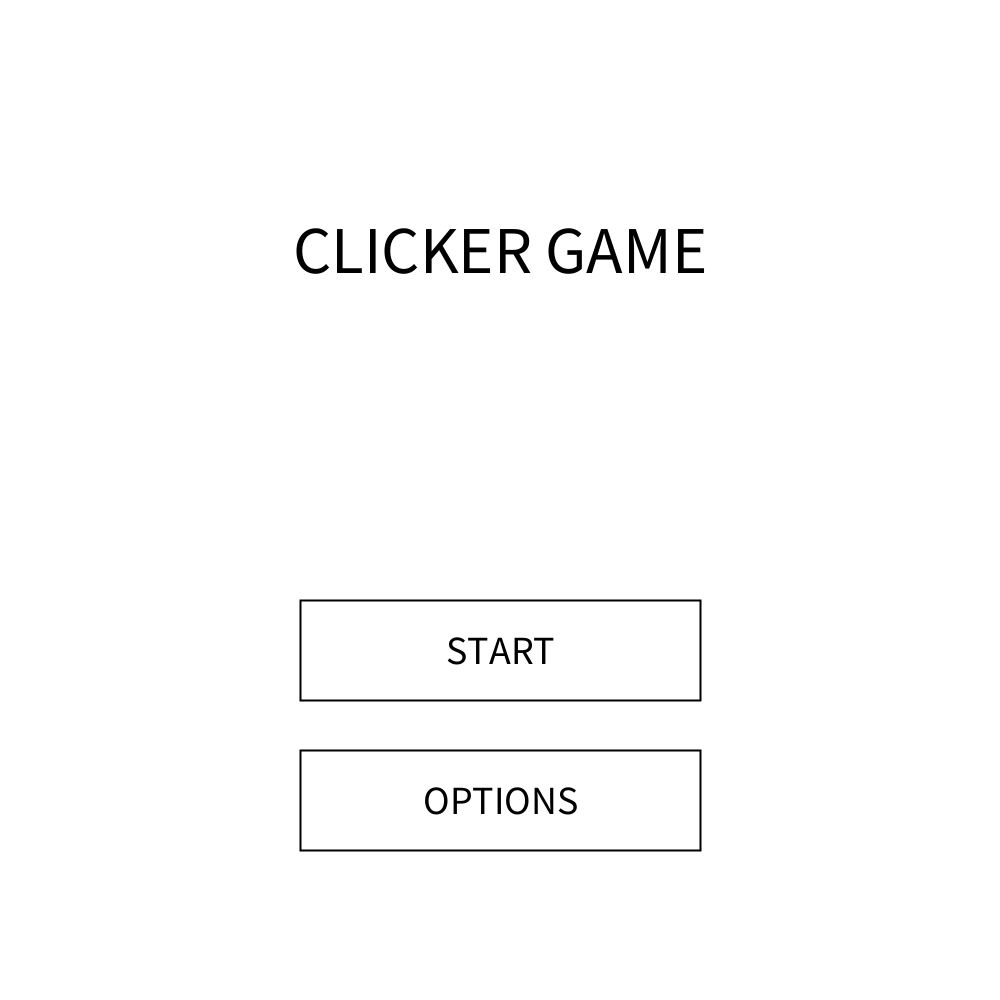
Frame 1 (no input)
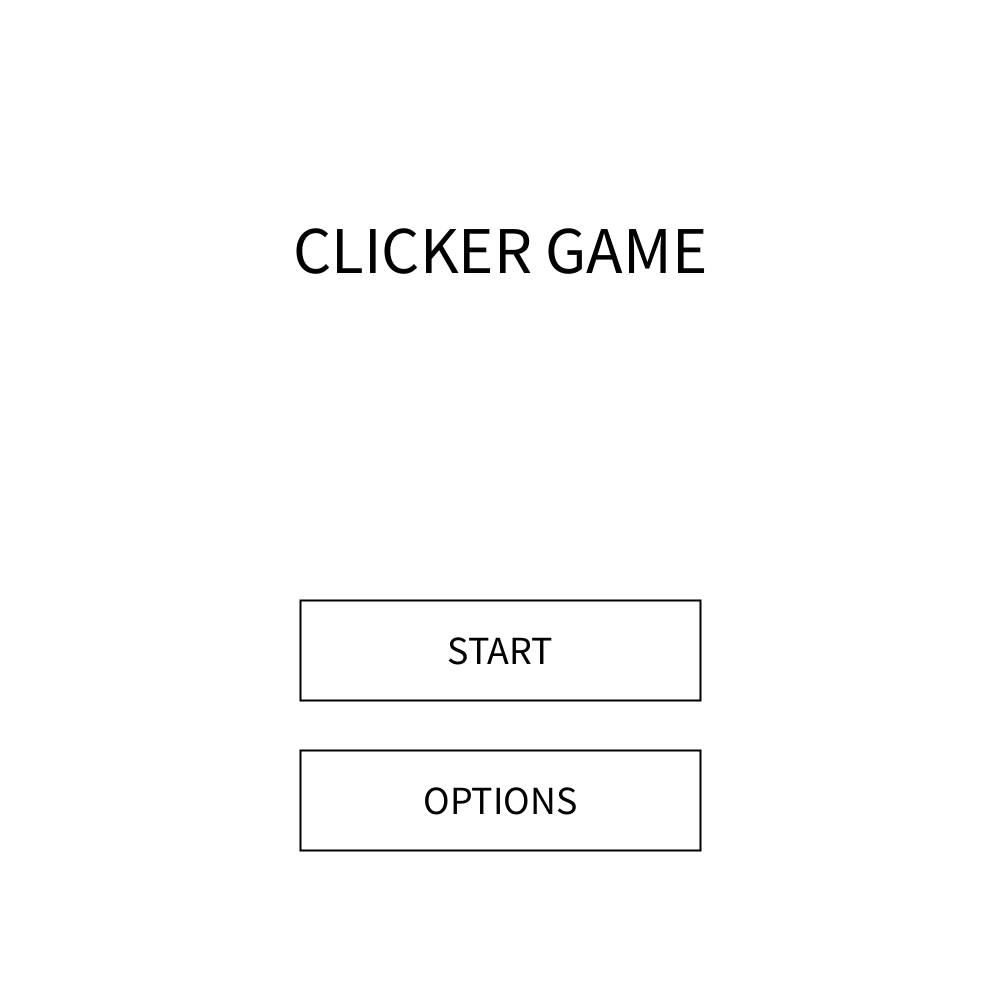
Frame 60 (the mouse pressed at the canvas centre just before this capture)
Frame 120 (the mouse held since frame 60 and released just before this capture): identical to frame 60, image omitted

The Processing sketch that drew these frames (run headless with seeded random() and noise(); from frame 60 on, the mouse is pressed at the canvas centre):

// Processing sketch: clicker_game
// ── clicker_game.pde
int mode;
final int intro = 1;
final int game = 2;
final int pause = 3;
final int gameover = 4;
final int options = 5;

//TARGET VARIABLES
float x, y, d;
float vx, vy;
int score, lives, highScore;
color targetColor;
float sliderX, targetSize;

void setup() {
  size(1000, 1000);
  mode = intro;
  textAlign(CENTER, CENTER);
  
  //target initialization
  x = width/2;
  y = height/2;
  d = 150;
  score = 0;
  lives = 3;
  highScore = 0;
  vx = random(-10, 10);
  vy = random(-10, 10);
  targetColor = color(255);
  sliderX = 500;
  targetSize = 150;
}


void draw() {
  if (mode == intro) {
    intro();   
  } else if (mode == game) {
    game();
  } else if (mode == pause) {
    pause();
  } else if (mode == gameover) {
    gameover();
  } else if (mode == options) {
    options();
  } else {
    println("Error: Mode = " + mode);
  }
}

// ── game.pde
void game() {
  background(0);
  fill(targetColor);
  d = targetSize;
  circle(x, y, d);

//pause button
  fill(255);
  stroke(0);
  circle(100, 100, 100);
  textSize(40);
  text("Score: " + score, width/2, 50);
  text("Lives: " + lives, width/2, 100);
  //moving
  x = x + vx;
  y = y + vy;


  //bouncing
  if (x < d/2 || x > width-d/2) {
    vx = vx * -1;
  }

  if (y < d/2 || y > height-d/2) {
    vy = vy * -1;
  }
}
void gameClicks() {
  
    if(dist(mouseX, mouseY, 100, 100) < 50) {
    mode = pause; 
    return; }
    
  if (dist(mouseX, mouseY, x, y) < 75) {
    score = score + 1;
    vx = vx * 1.07;
    vy = vy * 1.07;
  } else {
    lives = lives -1;
  }
  if (lives == 0) {
      if (score > highScore) {
    highScore = score;
  }
    mode = gameover; 
  }
  
  
}

// ── gameover.pde
void gameover() {
  background(#B2222C);
  textSize(100);
  text("GAME OVER", width/2, 400);
  textSize(50);
  text("High Score: " + highScore, width/2, 650);
}



void gameoverClicks() {
  mode = intro;
  reset();
}

// ── intro.pde
void intro() {
  background(255);
  
   
      
  //start game button
  strokeWeight(2);
  tactile(300, 600, 400, 100);
  rect(300, 600, 400, 100);
  
  textSize(40);
  fill(0);
  text("START", 500, 650);
  noFill();
  
  // options screen button
  tactile(300, 750, 400, 100);
  rect(300, 750, 400, 100);
  text("OPTIONS", 500, 800);
  textSize(67); 
  text("CLICKER GAME", 500, 250);
}


void introClicks() {
  if (mouseX > 300 && mouseX < 700 && mouseY > 600 && mouseY < 700) {
  mode = game; }
  
  if (mouseX > 300 && mouseX < 700 && mouseY > 750 && mouseY < 850) {
  mode = options; }
    
}

void tactile(int x, int y, int w, int h) {
  
  if (mouseX > x && mouseX < x + w &&
      mouseY > y && mouseY < y + h) {
    stroke(200); // hover color
  } else {
    stroke(0);   // normal color
  }
}

// ── mouse.pde
void mouseReleased() {
  if (mode == intro) {
    introClicks();   
  }  else if (mode == game) {
    gameClicks();
  }  else if (mode == pause) {
    pauseClicks();
  }  else if (mode == gameover) {
    gameoverClicks();
  }  else if (mode == options) {
    optionsClicks(); }
}

void mouseDragged() {
  if (mode == options) {

    if (mouseY > 620 && mouseY < 680) {
      sliderX = constrain(mouseX, 250, 750);
    }

  }
}

// ── options.pde
void options() {
  background(100);

  fill(255);
  textSize(75);
  text("OPTIONS", width/2, 150);

  // COLOR BUTTONS
  fill(255, 0, 0);
  rect(200, 300, 150, 150);

  fill(0, 255, 0);
  rect(425, 300, 150, 150);

  fill(0, 0, 255);
  rect(650, 300, 150, 150);

  // SIZE SLIDER
  stroke(255);
  line(250, 650, 750, 650);

  fill(255);
  circle(sliderX, 650, 30);

  targetSize = map(sliderX, 250, 750, 50, 250);


  fill(targetColor);
  circle(200, 800, targetSize);
  
  //backbutton
  fill(#8921C1);
  rect(650, 800, 150, 100);
  textSize(30);
  fill(255);
  text("BACK", 725, 850); 
}



void optionsClicks() {
  

  // RED
  if (mouseX > 200 && mouseX < 350 &&
      mouseY > 300 && mouseY < 450) {

    targetColor = color(255, 0, 0);
  }

  // GREEN
  if (mouseX > 425 && mouseX < 575 &&
      mouseY > 300 && mouseY < 450) {

    targetColor = color(0, 255, 0);
  }

  // BLUE
  if (mouseX > 650 && mouseX < 800 &&
      mouseY > 300 && mouseY < 450) {

    targetColor = color(0, 0, 255);
  }

  
  if (mouseX > 650 && mouseX < 800 && mouseY > 800 && mouseY < 900) {
    mode = intro; }
  
}

// ── pause.pde
void pause() {
   text("PAUSED", width/2, height/2, 67);
}

void pauseClicks() {
if(dist(mouseX, mouseY, 100, 100) < 50) {
    mode = game; }
}

// ── utilities.pde

void reset() {
  x = width/2;
  y = height/2;
  d = 100;
  vx = random(-10, 10);
  vy = random(-10, 10);
  
  score = 0;
  lives = 3;
 }
